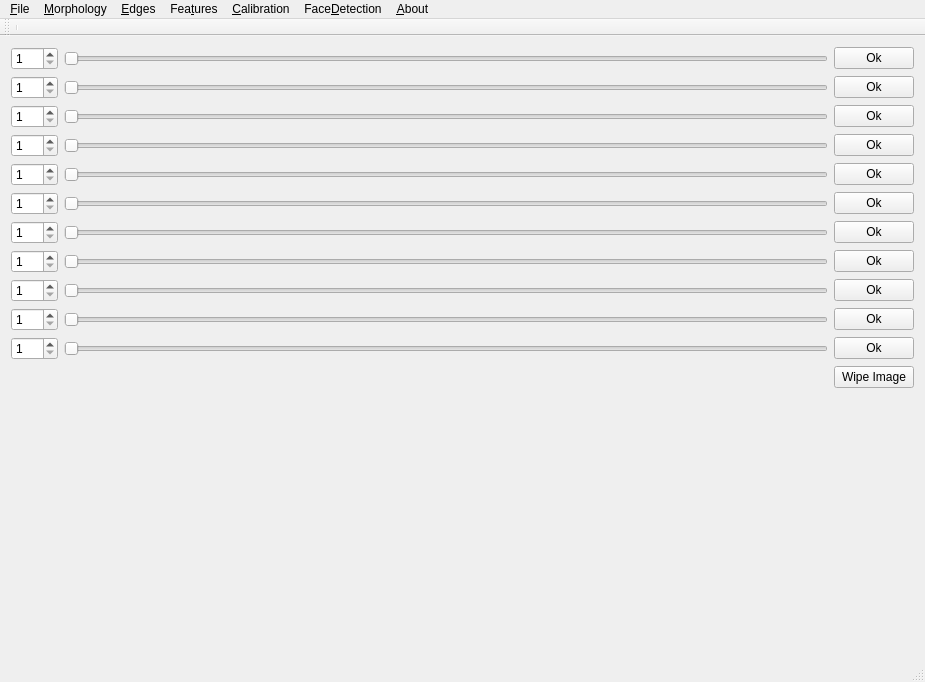
<?xml version="1.0" encoding="UTF-8"?>
<ui version="4.0">
 <class>MainWindow</class>
 <widget class="QMainWindow" name="MainWindow">
  <property name="geometry">
   <rect>
    <x>0</x>
    <y>0</y>
    <width>925</width>
    <height>682</height>
   </rect>
  </property>
  <property name="windowTitle">
   <string>ImagePro(Jack)</string>
  </property>
  <property name="windowIcon">
   <iconset resource="icon.qrc">
    <normaloff>:/Leo_Lion.ico</normaloff>:/Leo_Lion.ico</iconset>
  </property>
  <widget class="QWidget" name="centralWidget">
   <layout class="QGridLayout" name="gridLayout">
    <item row="0" column="0">
     <widget class="QSpinBox" name="spinBox_Canny">
      <property name="minimum">
       <number>1</number>
      </property>
      <property name="maximum">
       <number>255</number>
      </property>
     </widget>
    </item>
    <item row="0" column="1">
     <widget class="QSlider" name="horizontalSlider_Canny">
      <property name="minimum">
       <number>1</number>
      </property>
      <property name="maximum">
       <number>255</number>
      </property>
      <property name="orientation">
       <enum>Qt::Horizontal</enum>
      </property>
     </widget>
    </item>
    <item row="0" column="2">
     <widget class="QPushButton" name="okButton_Canny">
      <property name="text">
       <string>Ok</string>
      </property>
     </widget>
    </item>
    <item row="1" column="0">
     <widget class="QSpinBox" name="spinBox_HoughLine">
      <property name="minimum">
       <number>1</number>
      </property>
      <property name="maximum">
       <number>255</number>
      </property>
     </widget>
    </item>
    <item row="1" column="1">
     <widget class="QSlider" name="horizontalSlider_HoughLine">
      <property name="minimum">
       <number>1</number>
      </property>
      <property name="maximum">
       <number>255</number>
      </property>
      <property name="orientation">
       <enum>Qt::Horizontal</enum>
      </property>
     </widget>
    </item>
    <item row="1" column="2">
     <widget class="QPushButton" name="okButton_HoughLine">
      <property name="text">
       <string>Ok</string>
      </property>
     </widget>
    </item>
    <item row="2" column="0">
     <widget class="QSpinBox" name="spinBox_HoughCircle">
      <property name="minimum">
       <number>1</number>
      </property>
      <property name="maximum">
       <number>255</number>
      </property>
     </widget>
    </item>
    <item row="2" column="1">
     <widget class="QSlider" name="horizontalSlider_HougCircle">
      <property name="minimum">
       <number>1</number>
      </property>
      <property name="maximum">
       <number>255</number>
      </property>
      <property name="orientation">
       <enum>Qt::Horizontal</enum>
      </property>
     </widget>
    </item>
    <item row="2" column="2">
     <widget class="QPushButton" name="okButton_HoughCircle">
      <property name="text">
       <string>Ok</string>
      </property>
     </widget>
    </item>
    <item row="3" column="0">
     <widget class="QSpinBox" name="spinBox_BackProjection">
      <property name="minimum">
       <number>1</number>
      </property>
      <property name="maximum">
       <number>255</number>
      </property>
     </widget>
    </item>
    <item row="3" column="1">
     <widget class="QSlider" name="horizontalSlider_BackProjection">
      <property name="minimum">
       <number>1</number>
      </property>
      <property name="maximum">
       <number>255</number>
      </property>
      <property name="orientation">
       <enum>Qt::Horizontal</enum>
      </property>
     </widget>
    </item>
    <item row="3" column="2">
     <widget class="QPushButton" name="okButton_BackProjection">
      <property name="text">
       <string>Ok</string>
      </property>
     </widget>
    </item>
    <item row="4" column="0">
     <widget class="QSpinBox" name="spinBox_FindContours">
      <property name="minimum">
       <number>1</number>
      </property>
      <property name="maximum">
       <number>255</number>
      </property>
     </widget>
    </item>
    <item row="4" column="1">
     <widget class="QSlider" name="horizontalSlider_FindContours">
      <property name="minimum">
       <number>1</number>
      </property>
      <property name="maximum">
       <number>255</number>
      </property>
      <property name="orientation">
       <enum>Qt::Horizontal</enum>
      </property>
     </widget>
    </item>
    <item row="4" column="2">
     <widget class="QPushButton" name="okButton_FindContours">
      <property name="text">
       <string>Ok</string>
      </property>
     </widget>
    </item>
    <item row="5" column="0">
     <widget class="QSpinBox" name="spinBox_Hull">
      <property name="minimum">
       <number>1</number>
      </property>
      <property name="maximum">
       <number>255</number>
      </property>
     </widget>
    </item>
    <item row="5" column="1">
     <widget class="QSlider" name="horizontalSlider_Hull">
      <property name="minimum">
       <number>1</number>
      </property>
      <property name="maximum">
       <number>255</number>
      </property>
      <property name="orientation">
       <enum>Qt::Horizontal</enum>
      </property>
     </widget>
    </item>
    <item row="5" column="2">
     <widget class="QPushButton" name="okButton_Hull">
      <property name="text">
       <string>Ok</string>
      </property>
     </widget>
    </item>
    <item row="6" column="0">
     <widget class="QSpinBox" name="spinBox_CreatBounding">
      <property name="minimum">
       <number>1</number>
      </property>
      <property name="maximum">
       <number>255</number>
      </property>
     </widget>
    </item>
    <item row="6" column="1">
     <widget class="QSlider" name="horizontalSlider_CreatBounding">
      <property name="minimum">
       <number>1</number>
      </property>
      <property name="maximum">
       <number>255</number>
      </property>
      <property name="orientation">
       <enum>Qt::Horizontal</enum>
      </property>
     </widget>
    </item>
    <item row="6" column="2">
     <widget class="QPushButton" name="okButton_CreatBounding">
      <property name="text">
       <string>Ok</string>
      </property>
     </widget>
    </item>
    <item row="7" column="0">
     <widget class="QSpinBox" name="spinBox_Image_Moments">
      <property name="minimum">
       <number>1</number>
      </property>
      <property name="maximum">
       <number>255</number>
      </property>
     </widget>
    </item>
    <item row="7" column="1">
     <widget class="QSlider" name="horizontalSlider_Image_Moments">
      <property name="minimum">
       <number>1</number>
      </property>
      <property name="maximum">
       <number>255</number>
      </property>
      <property name="orientation">
       <enum>Qt::Horizontal</enum>
      </property>
     </widget>
    </item>
    <item row="7" column="2">
     <widget class="QPushButton" name="okButton_Image_Moments">
      <property name="text">
       <string>Ok</string>
      </property>
     </widget>
    </item>
    <item row="8" column="0">
     <widget class="QSpinBox" name="spinBox_Harris_Corners">
      <property name="minimum">
       <number>1</number>
      </property>
      <property name="maximum">
       <number>255</number>
      </property>
     </widget>
    </item>
    <item row="8" column="1">
     <widget class="QSlider" name="horizontalSlider_Harris_Corners">
      <property name="minimum">
       <number>1</number>
      </property>
      <property name="maximum">
       <number>255</number>
      </property>
      <property name="orientation">
       <enum>Qt::Horizontal</enum>
      </property>
     </widget>
    </item>
    <item row="8" column="2">
     <widget class="QPushButton" name="okButton_Harris_Corners">
      <property name="text">
       <string>Ok</string>
      </property>
     </widget>
    </item>
    <item row="9" column="0">
     <widget class="QSpinBox" name="spinBox_ShiTomasi_Corners">
      <property name="minimum">
       <number>1</number>
      </property>
      <property name="maximum">
       <number>255</number>
      </property>
     </widget>
    </item>
    <item row="9" column="1">
     <widget class="QSlider" name="horizontalSlider_ShiTomasi_Corners">
      <property name="minimum">
       <number>1</number>
      </property>
      <property name="maximum">
       <number>255</number>
      </property>
      <property name="orientation">
       <enum>Qt::Horizontal</enum>
      </property>
     </widget>
    </item>
    <item row="9" column="2">
     <widget class="QPushButton" name="okButton_ShiTomasi_Corners">
      <property name="text">
       <string>Ok</string>
      </property>
     </widget>
    </item>
    <item row="10" column="0">
     <widget class="QSpinBox" name="spinBox_Subpixeles_Corners">
      <property name="minimum">
       <number>1</number>
      </property>
      <property name="maximum">
       <number>255</number>
      </property>
     </widget>
    </item>
    <item row="10" column="1">
     <widget class="QSlider" name="horizontalSlider_Subpixeles_Corners">
      <property name="minimum">
       <number>1</number>
      </property>
      <property name="maximum">
       <number>255</number>
      </property>
      <property name="orientation">
       <enum>Qt::Horizontal</enum>
      </property>
     </widget>
    </item>
    <item row="10" column="2">
     <widget class="QPushButton" name="okButton_Subpixeles_Corners">
      <property name="text">
       <string>Ok</string>
      </property>
     </widget>
    </item>
    <item row="11" column="0" colspan="2">
     <spacer name="horizontalSpacer">
      <property name="orientation">
       <enum>Qt::Horizontal</enum>
      </property>
      <property name="sizeHint" stdset="0">
       <size>
        <width>800</width>
        <height>20</height>
       </size>
      </property>
     </spacer>
    </item>
    <item row="11" column="2">
     <widget class="QPushButton" name="okButton_Image2">
      <property name="text">
       <string>Wipe Image</string>
      </property>
     </widget>
    </item>
    <item row="12" column="0" colspan="3">
     <layout class="QHBoxLayout" name="horizontalLayout">
      <item>
       <widget class="QLabel" name="ImageLabel">
        <property name="contextMenuPolicy">
         <enum>Qt::NoContextMenu</enum>
        </property>
        <property name="text">
         <string/>
        </property>
        <property name="pixmap">
         <pixmap resource="icon.qrc">:/Leo_Lion.ico</pixmap>
        </property>
        <property name="alignment">
         <set>Qt::AlignCenter</set>
        </property>
       </widget>
      </item>
      <item>
       <widget class="QLabel" name="ImageLabel_2">
        <property name="text">
         <string/>
        </property>
        <property name="pixmap">
         <pixmap resource="icon.qrc">:/Leo_Lion.ico</pixmap>
        </property>
        <property name="alignment">
         <set>Qt::AlignCenter</set>
        </property>
       </widget>
      </item>
     </layout>
    </item>
   </layout>
   <zorder>spinBox_Canny</zorder>
   <zorder>horizontalSlider_Canny</zorder>
   <zorder>okButton_Canny</zorder>
   <zorder>okButton_HoughLine</zorder>
   <zorder>horizontalSlider_HoughLine</zorder>
   <zorder>spinBox_HoughLine</zorder>
   <zorder>spinBox_HoughCircle</zorder>
   <zorder>okButton_HoughCircle</zorder>
   <zorder>horizontalSlider_HougCircle</zorder>
   <zorder>spinBox_BackProjection</zorder>
   <zorder>horizontalSlider_BackProjection</zorder>
   <zorder>okButton_BackProjection</zorder>
   <zorder>horizontalSlider_FindContours</zorder>
   <zorder>okButton_FindContours</zorder>
   <zorder>spinBox_FindContours</zorder>
   <zorder>okButton_Hull</zorder>
   <zorder>horizontalSlider_Hull</zorder>
   <zorder>spinBox_Hull</zorder>
   <zorder>okButton_CreatBounding</zorder>
   <zorder>spinBox_CreatBounding</zorder>
   <zorder>horizontalSlider_CreatBounding</zorder>
   <zorder>spinBox_Image_Moments</zorder>
   <zorder>horizontalSlider_Image_Moments</zorder>
   <zorder>okButton_Image_Moments</zorder>
   <zorder>spinBox_Harris_Corners</zorder>
   <zorder>horizontalSlider_Harris_Corners</zorder>
   <zorder>okButton_Harris_Corners</zorder>
   <zorder>horizontalSlider_ShiTomasi_Corners</zorder>
   <zorder>spinBox_ShiTomasi_Corners</zorder>
   <zorder>okButton_ShiTomasi_Corners</zorder>
   <zorder>spinBox_Subpixeles_Corners</zorder>
   <zorder>horizontalSlider_Subpixeles_Corners</zorder>
   <zorder>okButton_Subpixeles_Corners</zorder>
   <zorder>ImageLabel</zorder>
   <zorder>ImageLabel_2</zorder>
   <zorder>ImageLabel_2</zorder>
   <zorder>okButton_Image2</zorder>
   <zorder>horizontalSpacer</zorder>
  </widget>
  <widget class="QMenuBar" name="menuBar">
   <property name="geometry">
    <rect>
     <x>0</x>
     <y>0</y>
     <width>925</width>
     <height>26</height>
    </rect>
   </property>
   <widget class="QMenu" name="menuHoughLine">
    <property name="title">
     <string>&amp;File</string>
    </property>
    <addaction name="action_Load"/>
    <addaction name="separator"/>
    <addaction name="action_Save"/>
   </widget>
   <widget class="QMenu" name="menu_G">
    <property name="title">
     <string>&amp;Morphology</string>
    </property>
    <addaction name="action_Convert2Gray"/>
    <addaction name="action_Binary"/>
    <addaction name="separator"/>
    <addaction name="action_Homogeneous_Blur"/>
    <addaction name="action_Gaussian_Blur"/>
    <addaction name="action_Median_Blur"/>
    <addaction name="action_Bilateral_Blur"/>
    <addaction name="separator"/>
    <addaction name="action_Dilation"/>
    <addaction name="action_Erosion"/>
    <addaction name="separator"/>
    <addaction name="action_Opening"/>
    <addaction name="action_Closing"/>
    <addaction name="action_Morphological_Gradient"/>
    <addaction name="action_Top_Hat"/>
    <addaction name="action_Black_Hat"/>
    <addaction name="separator"/>
    <addaction name="action_Discrete_Fourier_Transform"/>
   </widget>
   <widget class="QMenu" name="menu_Edges">
    <property name="title">
     <string>&amp;Edges</string>
    </property>
    <addaction name="action_Sobel"/>
    <addaction name="action_Laplace"/>
    <addaction name="action_Canny"/>
    <addaction name="separator"/>
    <addaction name="action_Hough_Line"/>
    <addaction name="action_Hough_Circle"/>
    <addaction name="separator"/>
    <addaction name="action_Histogram_Equalization"/>
    <addaction name="action_Histogram_Calculation"/>
    <addaction name="action_Histogram_Comparison"/>
    <addaction name="separator"/>
    <addaction name="action_Back_Projection"/>
    <addaction name="action_Template_Matching"/>
    <addaction name="action_Finding_Contours"/>
    <addaction name="action_Convex_Hull"/>
    <addaction name="action_Creating_Bounding_For_Contours"/>
    <addaction name="action_Image_Moments"/>
    <addaction name="action_Point_Polygon_Test"/>
   </widget>
   <widget class="QMenu" name="menuFea_tures">
    <property name="title">
     <string>Fea&amp;tures</string>
    </property>
    <addaction name="action_Harris_corner"/>
    <addaction name="action_Shi_Tomasi_corner"/>
    <addaction name="action_DIY_corner"/>
    <addaction name="action_Subpixeles_corner"/>
    <addaction name="separator"/>
    <addaction name="action_Feature_Detection"/>
    <addaction name="action_Feature_Description"/>
    <addaction name="action_Feature_Matching_FLANN"/>
    <addaction name="action_Find_Object"/>
   </widget>
   <widget class="QMenu" name="menu_Calibration">
    <property name="title">
     <string>&amp;Calibration</string>
    </property>
    <addaction name="action_Camera_calibration"/>
    <addaction name="action_Setero_Calibrarion"/>
   </widget>
   <widget class="QMenu" name="menuFaceDetection">
    <property name="title">
     <string>Face&amp;Detection</string>
    </property>
    <addaction name="action_Person_FaceDetection"/>
   </widget>
   <widget class="QMenu" name="menu_Other">
    <property name="title">
     <string>&amp;About</string>
    </property>
    <addaction name="actionImagePro_About"/>
    <addaction name="actionQt_About"/>
   </widget>
   <addaction name="menuHoughLine"/>
   <addaction name="menu_G"/>
   <addaction name="menu_Edges"/>
   <addaction name="menuFea_tures"/>
   <addaction name="menu_Calibration"/>
   <addaction name="menuFaceDetection"/>
   <addaction name="menu_Other"/>
  </widget>
  <widget class="QToolBar" name="mainToolBar">
   <attribute name="toolBarArea">
    <enum>TopToolBarArea</enum>
   </attribute>
   <attribute name="toolBarBreak">
    <bool>false</bool>
   </attribute>
   <addaction name="separator"/>
  </widget>
  <widget class="QStatusBar" name="statusBar"/>
  <action name="action_Load">
   <property name="text">
    <string>&amp;Load ...</string>
   </property>
   <property name="toolTip">
    <string>加载(&amp;L)</string>
   </property>
   <property name="shortcut">
    <string>Ctrl+L</string>
   </property>
  </action>
  <action name="action_Save">
   <property name="enabled">
    <bool>true</bool>
   </property>
   <property name="text">
    <string>&amp;Save ...</string>
   </property>
   <property name="toolTip">
    <string>保存(&amp;S)</string>
   </property>
   <property name="shortcut">
    <string>Ctrl+S</string>
   </property>
  </action>
  <action name="action_Homogeneous_Blur">
   <property name="enabled">
    <bool>true</bool>
   </property>
   <property name="text">
    <string>&amp;Homogeneous Blur</string>
   </property>
  </action>
  <action name="action_Gaussian_Blur">
   <property name="enabled">
    <bool>true</bool>
   </property>
   <property name="text">
    <string>&amp;Gaussian Blur</string>
   </property>
  </action>
  <action name="action_Median_Blur">
   <property name="enabled">
    <bool>true</bool>
   </property>
   <property name="text">
    <string>M&amp;edian Blur</string>
   </property>
  </action>
  <action name="action_Bilateral_Blur">
   <property name="enabled">
    <bool>true</bool>
   </property>
   <property name="text">
    <string>Bil&amp;ateral Blur</string>
   </property>
  </action>
  <action name="action_Dilation">
   <property name="enabled">
    <bool>true</bool>
   </property>
   <property name="text">
    <string>&amp;Dilation</string>
   </property>
  </action>
  <action name="action_Erosion">
   <property name="text">
    <string>&amp;Erosion</string>
   </property>
  </action>
  <action name="action_Opening">
   <property name="text">
    <string>&amp;Opening</string>
   </property>
  </action>
  <action name="action_Closing">
   <property name="text">
    <string>&amp;Closing</string>
   </property>
  </action>
  <action name="action_Morphological_Gradient">
   <property name="text">
    <string>&amp;Morphological Gradient</string>
   </property>
  </action>
  <action name="action_Top_Hat">
   <property name="text">
    <string>&amp;Top Hat</string>
   </property>
  </action>
  <action name="action_Black_Hat">
   <property name="text">
    <string>Bla&amp;ck Hat</string>
   </property>
  </action>
  <action name="action_Discrete_Fourier_Transform">
   <property name="text">
    <string>&amp;Discrete Fourier Transform</string>
   </property>
  </action>
  <action name="action_Convert2Gray">
   <property name="text">
    <string>&amp;Convert2Gray</string>
   </property>
  </action>
  <action name="action_Binary">
   <property name="text">
    <string>&amp;Binary</string>
   </property>
  </action>
  <action name="action_Sobel">
   <property name="text">
    <string>&amp;Sobel</string>
   </property>
  </action>
  <action name="action_Laplace">
   <property name="text">
    <string>&amp;Laplace</string>
   </property>
  </action>
  <action name="action_Canny">
   <property name="text">
    <string>Canny</string>
   </property>
  </action>
  <action name="action_Hough_Line">
   <property name="text">
    <string>Hough Line</string>
   </property>
  </action>
  <action name="action_Hough_Circle">
   <property name="text">
    <string>Hough Circle</string>
   </property>
  </action>
  <action name="action_Histogram_Equalization">
   <property name="text">
    <string>Histogram Equalization</string>
   </property>
  </action>
  <action name="action_Histogram_Calculation">
   <property name="text">
    <string>Histogram Calculation</string>
   </property>
  </action>
  <action name="action_Histogram_Comparison">
   <property name="enabled">
    <bool>false</bool>
   </property>
   <property name="text">
    <string>Histogram Comparison</string>
   </property>
  </action>
  <action name="action_Back_Projection">
   <property name="text">
    <string>Back Projection</string>
   </property>
  </action>
  <action name="action_Template_Matching">
   <property name="enabled">
    <bool>false</bool>
   </property>
   <property name="text">
    <string>Template Matching</string>
   </property>
  </action>
  <action name="action_Finding_Contours">
   <property name="text">
    <string>Finding Contours</string>
   </property>
  </action>
  <action name="action_Convex_Hull">
   <property name="text">
    <string>Convex Hull</string>
   </property>
  </action>
  <action name="action_Creating_Bounding_For_Contours">
   <property name="text">
    <string>Creating Bounding For Contours</string>
   </property>
  </action>
  <action name="action_Image_Moments">
   <property name="text">
    <string>Image Moments</string>
   </property>
  </action>
  <action name="action_Point_Polygon_Test">
   <property name="text">
    <string>Point Polygon Test</string>
   </property>
  </action>
  <action name="action_Harris_corner">
   <property name="text">
    <string>Harris corner</string>
   </property>
  </action>
  <action name="action_Shi_Tomasi_corner">
   <property name="text">
    <string>Shi-Tomasi corner</string>
   </property>
  </action>
  <action name="action_DIY_corner">
   <property name="enabled">
    <bool>false</bool>
   </property>
   <property name="text">
    <string>DIY corner</string>
   </property>
  </action>
  <action name="action_Subpixeles_corner">
   <property name="text">
    <string>Subpixeles corner</string>
   </property>
  </action>
  <action name="action_Feature_Detection">
   <property name="text">
    <string>Feature Detection</string>
   </property>
  </action>
  <action name="action_Feature_Description">
   <property name="text">
    <string>Feature Description</string>
   </property>
  </action>
  <action name="action_Feature_Matching_FLANN">
   <property name="text">
    <string>Feature Matching(FLANN)</string>
   </property>
  </action>
  <action name="action_Find_Object">
   <property name="text">
    <string>Find Object</string>
   </property>
  </action>
  <action name="action_Camera_calibration">
   <property name="enabled">
    <bool>false</bool>
   </property>
   <property name="text">
    <string>Camera calibration</string>
   </property>
  </action>
  <action name="action_Person_FaceDetection">
   <property name="text">
    <string>Person FaceDetection</string>
   </property>
  </action>
  <action name="action_Setero_Calibrarion">
   <property name="enabled">
    <bool>false</bool>
   </property>
   <property name="text">
    <string>Setero Calibrarion</string>
   </property>
  </action>
  <action name="actionImagePro_About">
   <property name="text">
    <string>About</string>
   </property>
   <property name="shortcut">
    <string>Ctrl+A</string>
   </property>
  </action>
  <action name="actionQt_About">
   <property name="text">
    <string>Qt About</string>
   </property>
  </action>
 </widget>
 <layoutdefault spacing="6" margin="11"/>
 <resources>
  <include location="icon.qrc"/>
 </resources>
 <connections>
  <connection>
   <sender>horizontalSlider_Canny</sender>
   <signal>valueChanged(int)</signal>
   <receiver>spinBox_Canny</receiver>
   <slot>setValue(int)</slot>
   <hints>
    <hint type="sourcelabel">
     <x>134</x>
     <y>80</y>
    </hint>
    <hint type="destinationlabel">
     <x>42</x>
     <y>77</y>
    </hint>
   </hints>
  </connection>
  <connection>
   <sender>spinBox_Canny</sender>
   <signal>valueChanged(int)</signal>
   <receiver>horizontalSlider_Canny</receiver>
   <slot>setValue(int)</slot>
   <hints>
    <hint type="sourcelabel">
     <x>50</x>
     <y>80</y>
    </hint>
    <hint type="destinationlabel">
     <x>145</x>
     <y>82</y>
    </hint>
   </hints>
  </connection>
  <connection>
   <sender>horizontalSlider_HoughLine</sender>
   <signal>valueChanged(int)</signal>
   <receiver>spinBox_HoughLine</receiver>
   <slot>setValue(int)</slot>
   <hints>
    <hint type="sourcelabel">
     <x>74</x>
     <y>108</y>
    </hint>
    <hint type="destinationlabel">
     <x>31</x>
     <y>114</y>
    </hint>
   </hints>
  </connection>
  <connection>
   <sender>spinBox_HoughLine</sender>
   <signal>valueChanged(int)</signal>
   <receiver>horizontalSlider_HoughLine</receiver>
   <slot>setValue(int)</slot>
   <hints>
    <hint type="sourcelabel">
     <x>36</x>
     <y>109</y>
    </hint>
    <hint type="destinationlabel">
     <x>75</x>
     <y>112</y>
    </hint>
   </hints>
  </connection>
  <connection>
   <sender>horizontalSlider_HougCircle</sender>
   <signal>valueChanged(int)</signal>
   <receiver>spinBox_HoughCircle</receiver>
   <slot>setValue(int)</slot>
   <hints>
    <hint type="sourcelabel">
     <x>78</x>
     <y>149</y>
    </hint>
    <hint type="destinationlabel">
     <x>20</x>
     <y>149</y>
    </hint>
   </hints>
  </connection>
  <connection>
   <sender>spinBox_HoughCircle</sender>
   <signal>valueChanged(int)</signal>
   <receiver>horizontalSlider_HougCircle</receiver>
   <slot>setValue(int)</slot>
   <hints>
    <hint type="sourcelabel">
     <x>37</x>
     <y>146</y>
    </hint>
    <hint type="destinationlabel">
     <x>79</x>
     <y>146</y>
    </hint>
   </hints>
  </connection>
  <connection>
   <sender>horizontalSlider_BackProjection</sender>
   <signal>valueChanged(int)</signal>
   <receiver>spinBox_BackProjection</receiver>
   <slot>setValue(int)</slot>
   <hints>
    <hint type="sourcelabel">
     <x>92</x>
     <y>184</y>
    </hint>
    <hint type="destinationlabel">
     <x>34</x>
     <y>182</y>
    </hint>
   </hints>
  </connection>
  <connection>
   <sender>spinBox_BackProjection</sender>
   <signal>valueChanged(int)</signal>
   <receiver>horizontalSlider_BackProjection</receiver>
   <slot>setValue(int)</slot>
   <hints>
    <hint type="sourcelabel">
     <x>35</x>
     <y>182</y>
    </hint>
    <hint type="destinationlabel">
     <x>79</x>
     <y>184</y>
    </hint>
   </hints>
  </connection>
  <connection>
   <sender>horizontalSlider_FindContours</sender>
   <signal>valueChanged(int)</signal>
   <receiver>spinBox_FindContours</receiver>
   <slot>setValue(int)</slot>
   <hints>
    <hint type="sourcelabel">
     <x>123</x>
     <y>212</y>
    </hint>
    <hint type="destinationlabel">
     <x>33</x>
     <y>218</y>
    </hint>
   </hints>
  </connection>
  <connection>
   <sender>spinBox_FindContours</sender>
   <signal>valueChanged(int)</signal>
   <receiver>horizontalSlider_FindContours</receiver>
   <slot>setValue(int)</slot>
   <hints>
    <hint type="sourcelabel">
     <x>39</x>
     <y>216</y>
    </hint>
    <hint type="destinationlabel">
     <x>130</x>
     <y>219</y>
    </hint>
   </hints>
  </connection>
  <connection>
   <sender>horizontalSlider_Hull</sender>
   <signal>valueChanged(int)</signal>
   <receiver>spinBox_Hull</receiver>
   <slot>setValue(int)</slot>
   <hints>
    <hint type="sourcelabel">
     <x>87</x>
     <y>261</y>
    </hint>
    <hint type="destinationlabel">
     <x>49</x>
     <y>252</y>
    </hint>
   </hints>
  </connection>
  <connection>
   <sender>spinBox_Hull</sender>
   <signal>valueChanged(int)</signal>
   <receiver>horizontalSlider_Hull</receiver>
   <slot>setValue(int)</slot>
   <hints>
    <hint type="sourcelabel">
     <x>34</x>
     <y>259</y>
    </hint>
    <hint type="destinationlabel">
     <x>104</x>
     <y>252</y>
    </hint>
   </hints>
  </connection>
  <connection>
   <sender>horizontalSlider_CreatBounding</sender>
   <signal>valueChanged(int)</signal>
   <receiver>spinBox_CreatBounding</receiver>
   <slot>setValue(int)</slot>
   <hints>
    <hint type="sourcelabel">
     <x>113</x>
     <y>296</y>
    </hint>
    <hint type="destinationlabel">
     <x>45</x>
     <y>293</y>
    </hint>
   </hints>
  </connection>
  <connection>
   <sender>spinBox_CreatBounding</sender>
   <signal>valueChanged(int)</signal>
   <receiver>horizontalSlider_CreatBounding</receiver>
   <slot>setValue(int)</slot>
   <hints>
    <hint type="sourcelabel">
     <x>41</x>
     <y>296</y>
    </hint>
    <hint type="destinationlabel">
     <x>101</x>
     <y>294</y>
    </hint>
   </hints>
  </connection>
  <connection>
   <sender>horizontalSlider_Image_Moments</sender>
   <signal>valueChanged(int)</signal>
   <receiver>spinBox_Image_Moments</receiver>
   <slot>setValue(int)</slot>
   <hints>
    <hint type="sourcelabel">
     <x>85</x>
     <y>318</y>
    </hint>
    <hint type="destinationlabel">
     <x>28</x>
     <y>316</y>
    </hint>
   </hints>
  </connection>
  <connection>
   <sender>spinBox_Image_Moments</sender>
   <signal>valueChanged(int)</signal>
   <receiver>horizontalSlider_Image_Moments</receiver>
   <slot>setValue(int)</slot>
   <hints>
    <hint type="sourcelabel">
     <x>42</x>
     <y>315</y>
    </hint>
    <hint type="destinationlabel">
     <x>86</x>
     <y>316</y>
    </hint>
   </hints>
  </connection>
  <connection>
   <sender>horizontalSlider_Harris_Corners</sender>
   <signal>valueChanged(int)</signal>
   <receiver>spinBox_Harris_Corners</receiver>
   <slot>setValue(int)</slot>
   <hints>
    <hint type="sourcelabel">
     <x>97</x>
     <y>359</y>
    </hint>
    <hint type="destinationlabel">
     <x>41</x>
     <y>367</y>
    </hint>
   </hints>
  </connection>
  <connection>
   <sender>spinBox_Harris_Corners</sender>
   <signal>valueChanged(int)</signal>
   <receiver>horizontalSlider_Harris_Corners</receiver>
   <slot>setValue(int)</slot>
   <hints>
    <hint type="sourcelabel">
     <x>35</x>
     <y>366</y>
    </hint>
    <hint type="destinationlabel">
     <x>110</x>
     <y>365</y>
    </hint>
   </hints>
  </connection>
  <connection>
   <sender>horizontalSlider_ShiTomasi_Corners</sender>
   <signal>valueChanged(int)</signal>
   <receiver>spinBox_ShiTomasi_Corners</receiver>
   <slot>setValue(int)</slot>
   <hints>
    <hint type="sourcelabel">
     <x>99</x>
     <y>390</y>
    </hint>
    <hint type="destinationlabel">
     <x>35</x>
     <y>386</y>
    </hint>
   </hints>
  </connection>
  <connection>
   <sender>spinBox_ShiTomasi_Corners</sender>
   <signal>valueChanged(int)</signal>
   <receiver>horizontalSlider_ShiTomasi_Corners</receiver>
   <slot>setValue(int)</slot>
   <hints>
    <hint type="sourcelabel">
     <x>46</x>
     <y>388</y>
    </hint>
    <hint type="destinationlabel">
     <x>103</x>
     <y>386</y>
    </hint>
   </hints>
  </connection>
  <connection>
   <sender>horizontalSlider_Subpixeles_Corners</sender>
   <signal>valueChanged(int)</signal>
   <receiver>spinBox_Subpixeles_Corners</receiver>
   <slot>setValue(int)</slot>
   <hints>
    <hint type="sourcelabel">
     <x>88</x>
     <y>429</y>
    </hint>
    <hint type="destinationlabel">
     <x>42</x>
     <y>425</y>
    </hint>
   </hints>
  </connection>
  <connection>
   <sender>spinBox_Subpixeles_Corners</sender>
   <signal>valueChanged(int)</signal>
   <receiver>horizontalSlider_Subpixeles_Corners</receiver>
   <slot>setValue(int)</slot>
   <hints>
    <hint type="sourcelabel">
     <x>39</x>
     <y>425</y>
    </hint>
    <hint type="destinationlabel">
     <x>88</x>
     <y>425</y>
    </hint>
   </hints>
  </connection>
 </connections>
 <slots>
  <slot>ImageLabel_2_Touched()</slot>
 </slots>
</ui>
